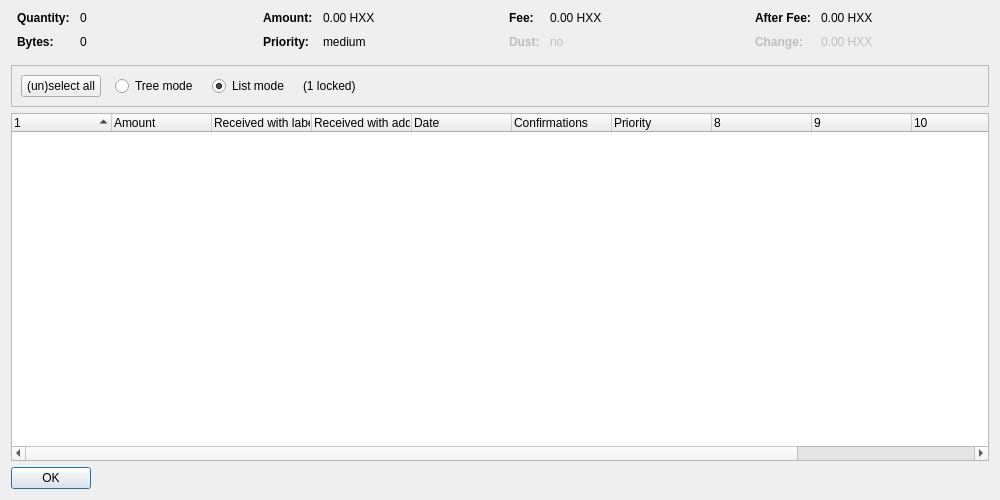
<?xml version="1.0" encoding="UTF-8"?>
<ui version="4.0">
 <class>CoinControlDialog</class>
 <widget class="QDialog" name="CoinControlDialog">
  <property name="geometry">
   <rect>
    <x>0</x>
    <y>0</y>
    <width>1000</width>
    <height>500</height>
   </rect>
  </property>
  <property name="windowTitle">
   <string>Coin Selection</string>
  </property>
  <layout class="QVBoxLayout" name="verticalLayout">
   <item>
    <layout class="QHBoxLayout" name="horizontalLayoutTop" stretch="0,0,0,0">
     <property name="topMargin">
      <number>0</number>
     </property>
     <property name="bottomMargin">
      <number>10</number>
     </property>
     <item>
      <layout class="QFormLayout" name="formLayoutCoinControl1">
       <property name="horizontalSpacing">
        <number>10</number>
       </property>
       <property name="verticalSpacing">
        <number>10</number>
       </property>
       <property name="leftMargin">
        <number>6</number>
       </property>
       <property name="rightMargin">
        <number>6</number>
       </property>
       <item row="0" column="0">
        <widget class="QLabel" name="labelCoinControlQuantityText">
         <property name="font">
          <font>
           <weight>75</weight>
           <bold>true</bold>
          </font>
         </property>
         <property name="text">
          <string>Quantity:</string>
         </property>
        </widget>
       </item>
       <item row="0" column="1">
        <widget class="QLabel" name="labelCoinControlQuantity">
         <property name="cursor">
          <cursorShape>IBeamCursor</cursorShape>
         </property>
         <property name="contextMenuPolicy">
          <enum>Qt::ActionsContextMenu</enum>
         </property>
         <property name="text">
          <string notr="true">0</string>
         </property>
         <property name="textInteractionFlags">
          <set>Qt::LinksAccessibleByMouse|Qt::TextSelectableByKeyboard|Qt::TextSelectableByMouse</set>
         </property>
        </widget>
       </item>
       <item row="1" column="0">
        <widget class="QLabel" name="labelCoinControlBytesText">
         <property name="font">
          <font>
           <weight>75</weight>
           <bold>true</bold>
          </font>
         </property>
         <property name="text">
          <string>Bytes:</string>
         </property>
        </widget>
       </item>
       <item row="1" column="1">
        <widget class="QLabel" name="labelCoinControlBytes">
         <property name="cursor">
          <cursorShape>IBeamCursor</cursorShape>
         </property>
         <property name="contextMenuPolicy">
          <enum>Qt::ActionsContextMenu</enum>
         </property>
         <property name="text">
          <string notr="true">0</string>
         </property>
         <property name="textInteractionFlags">
          <set>Qt::LinksAccessibleByMouse|Qt::TextSelectableByKeyboard|Qt::TextSelectableByMouse</set>
         </property>
        </widget>
       </item>
      </layout>
     </item>
     <item>
      <layout class="QFormLayout" name="formLayoutCoinControl2">
       <property name="horizontalSpacing">
        <number>10</number>
       </property>
       <property name="verticalSpacing">
        <number>10</number>
       </property>
       <property name="leftMargin">
        <number>6</number>
       </property>
       <property name="rightMargin">
        <number>6</number>
       </property>
       <item row="0" column="0">
        <widget class="QLabel" name="labelCoinControlAmountText">
         <property name="font">
          <font>
           <weight>75</weight>
           <bold>true</bold>
          </font>
         </property>
         <property name="text">
          <string>Amount:</string>
         </property>
        </widget>
       </item>
       <item row="0" column="1">
        <widget class="QLabel" name="labelCoinControlAmount">
         <property name="cursor">
          <cursorShape>IBeamCursor</cursorShape>
         </property>
         <property name="contextMenuPolicy">
          <enum>Qt::ActionsContextMenu</enum>
         </property>
         <property name="text">
          <string notr="true">0.00 HXX</string>
         </property>
         <property name="textInteractionFlags">
          <set>Qt::LinksAccessibleByMouse|Qt::TextSelectableByKeyboard|Qt::TextSelectableByMouse</set>
         </property>
        </widget>
       </item>
       <item row="1" column="0">
        <widget class="QLabel" name="labelCoinControlPriorityText">
         <property name="font">
          <font>
           <weight>75</weight>
           <bold>true</bold>
          </font>
         </property>
         <property name="text">
          <string>Priority:</string>
         </property>
        </widget>
       </item>
       <item row="1" column="1">
        <widget class="QLabel" name="labelCoinControlPriority">
         <property name="cursor">
          <cursorShape>IBeamCursor</cursorShape>
         </property>
         <property name="contextMenuPolicy">
          <enum>Qt::ActionsContextMenu</enum>
         </property>
         <property name="text">
          <string notr="true">medium</string>
         </property>
         <property name="textInteractionFlags">
          <set>Qt::LinksAccessibleByMouse|Qt::TextSelectableByKeyboard|Qt::TextSelectableByMouse</set>
         </property>
        </widget>
       </item>
      </layout>
     </item>
     <item>
      <layout class="QFormLayout" name="formLayoutCoinControl3">
       <property name="horizontalSpacing">
        <number>10</number>
       </property>
       <property name="verticalSpacing">
        <number>10</number>
       </property>
       <property name="leftMargin">
        <number>6</number>
       </property>
       <property name="rightMargin">
        <number>6</number>
       </property>
       <item row="0" column="0">
        <widget class="QLabel" name="labelCoinControlFeeText">
         <property name="font">
          <font>
           <weight>75</weight>
           <bold>true</bold>
          </font>
         </property>
         <property name="text">
          <string>Fee:</string>
         </property>
        </widget>
       </item>
       <item row="0" column="1">
        <widget class="QLabel" name="labelCoinControlFee">
         <property name="cursor">
          <cursorShape>IBeamCursor</cursorShape>
         </property>
         <property name="contextMenuPolicy">
          <enum>Qt::ActionsContextMenu</enum>
         </property>
         <property name="text">
          <string notr="true">0.00 HXX</string>
         </property>
         <property name="textInteractionFlags">
          <set>Qt::LinksAccessibleByMouse|Qt::TextSelectableByKeyboard|Qt::TextSelectableByMouse</set>
         </property>
        </widget>
       </item>
       <item row="1" column="0">
        <widget class="QLabel" name="labelCoinControlLowOutputText">
         <property name="enabled">
          <bool>false</bool>
         </property>
         <property name="font">
          <font>
           <weight>75</weight>
           <bold>true</bold>
          </font>
         </property>
         <property name="text">
          <string>Dust:</string>
         </property>
        </widget>
       </item>
       <item row="1" column="1">
        <widget class="QLabel" name="labelCoinControlLowOutput">
         <property name="enabled">
          <bool>false</bool>
         </property>
         <property name="cursor">
          <cursorShape>IBeamCursor</cursorShape>
         </property>
         <property name="contextMenuPolicy">
          <enum>Qt::ActionsContextMenu</enum>
         </property>
         <property name="text">
          <string notr="true">no</string>
         </property>
         <property name="textInteractionFlags">
          <set>Qt::LinksAccessibleByMouse|Qt::TextSelectableByKeyboard|Qt::TextSelectableByMouse</set>
         </property>
        </widget>
       </item>
      </layout>
     </item>
     <item>
      <layout class="QFormLayout" name="formLayoutCoinControl4">
       <property name="horizontalSpacing">
        <number>10</number>
       </property>
       <property name="verticalSpacing">
        <number>10</number>
       </property>
       <property name="leftMargin">
        <number>6</number>
       </property>
       <property name="rightMargin">
        <number>6</number>
       </property>
       <item row="0" column="0">
        <widget class="QLabel" name="labelCoinControlAfterFeeText">
         <property name="font">
          <font>
           <weight>75</weight>
           <bold>true</bold>
          </font>
         </property>
         <property name="text">
          <string>After Fee:</string>
         </property>
        </widget>
       </item>
       <item row="0" column="1">
        <widget class="QLabel" name="labelCoinControlAfterFee">
         <property name="cursor">
          <cursorShape>IBeamCursor</cursorShape>
         </property>
         <property name="contextMenuPolicy">
          <enum>Qt::ActionsContextMenu</enum>
         </property>
         <property name="text">
          <string notr="true">0.00 HXX</string>
         </property>
         <property name="textInteractionFlags">
          <set>Qt::LinksAccessibleByMouse|Qt::TextSelectableByKeyboard|Qt::TextSelectableByMouse</set>
         </property>
        </widget>
       </item>
       <item row="1" column="0">
        <widget class="QLabel" name="labelCoinControlChangeText">
         <property name="enabled">
          <bool>false</bool>
         </property>
         <property name="font">
          <font>
           <weight>75</weight>
           <bold>true</bold>
          </font>
         </property>
         <property name="text">
          <string>Change:</string>
         </property>
        </widget>
       </item>
       <item row="1" column="1">
        <widget class="QLabel" name="labelCoinControlChange">
         <property name="enabled">
          <bool>false</bool>
         </property>
         <property name="cursor">
          <cursorShape>IBeamCursor</cursorShape>
         </property>
         <property name="contextMenuPolicy">
          <enum>Qt::ActionsContextMenu</enum>
         </property>
         <property name="text">
          <string notr="true">0.00 HXX</string>
         </property>
         <property name="textInteractionFlags">
          <set>Qt::LinksAccessibleByMouse|Qt::TextSelectableByKeyboard|Qt::TextSelectableByMouse</set>
         </property>
        </widget>
       </item>
      </layout>
     </item>
    </layout>
   </item>
   <item>
    <widget class="QFrame" name="frame">
     <property name="minimumSize">
      <size>
       <width>0</width>
       <height>40</height>
      </size>
     </property>
     <property name="frameShape">
      <enum>QFrame::StyledPanel</enum>
     </property>
     <property name="frameShadow">
      <enum>QFrame::Sunken</enum>
     </property>
     <layout class="QHBoxLayout" name="horizontalLayout">
      <item>
       <layout class="QHBoxLayout" name="horizontalLayoutPanel" stretch="0,0,0,0,0">
        <property name="spacing">
         <number>14</number>
        </property>
        <item>
         <widget class="QPushButton" name="pushButtonSelectAll">
          <property name="sizePolicy">
           <sizepolicy hsizetype="Maximum" vsizetype="Fixed">
            <horstretch>0</horstretch>
            <verstretch>0</verstretch>
           </sizepolicy>
          </property>
          <property name="text">
           <string>(un)select all</string>
          </property>
          <property name="autoDefault">
           <bool>false</bool>
          </property>
         </widget>
        </item>
        <item>
         <widget class="QRadioButton" name="radioTreeMode">
          <property name="sizePolicy">
           <sizepolicy hsizetype="Maximum" vsizetype="Fixed">
            <horstretch>0</horstretch>
            <verstretch>0</verstretch>
           </sizepolicy>
          </property>
          <property name="text">
           <string>Tree mode</string>
          </property>
         </widget>
        </item>
        <item>
         <widget class="QRadioButton" name="radioListMode">
          <property name="sizePolicy">
           <sizepolicy hsizetype="Maximum" vsizetype="Fixed">
            <horstretch>0</horstretch>
            <verstretch>0</verstretch>
           </sizepolicy>
          </property>
          <property name="text">
           <string>List mode</string>
          </property>
          <property name="checked">
           <bool>true</bool>
          </property>
         </widget>
        </item>
        <item>
         <widget class="QLabel" name="labelLocked">
          <property name="text">
           <string notr="true">(1 locked)</string>
          </property>
         </widget>
        </item>
        <item>
         <spacer name="horizontalSpacer">
          <property name="orientation">
           <enum>Qt::Horizontal</enum>
          </property>
          <property name="sizeHint" stdset="0">
           <size>
            <width>40</width>
            <height>20</height>
           </size>
          </property>
         </spacer>
        </item>
       </layout>
      </item>
     </layout>
    </widget>
   </item>
   <item>
    <widget class="CoinControlTreeWidget" name="treeWidget">
     <property name="contextMenuPolicy">
      <enum>Qt::CustomContextMenu</enum>
     </property>
     <property name="sortingEnabled">
      <bool>false</bool>
     </property>
     <property name="columnCount">
      <number>12</number>
     </property>
     <attribute name="headerShowSortIndicator" stdset="0">
      <bool>true</bool>
     </attribute>
     <attribute name="headerStretchLastSection">
      <bool>false</bool>
     </attribute>
     <column>
      <property name="text">
       <string/>
      </property>
     </column>
     <column>
      <property name="text">
       <string>Amount</string>
      </property>
     </column>
     <column>
      <property name="text">
       <string>Received with label</string>
      </property>
     </column>
     <column>
      <property name="text">
       <string>Received with address</string>
      </property>
     </column>
     <column>
      <property name="text">
       <string>Date</string>
      </property>
     </column>
     <column>
      <property name="text">
       <string>Confirmations</string>
      </property>
      <property name="toolTip">
       <string>Confirmed</string>
      </property>
     </column>
     <column>
      <property name="text">
       <string>Priority</string>
      </property>
     </column>
     <column>
      <property name="text">
       <string/>
      </property>
     </column>
     <column>
      <property name="text">
       <string/>
      </property>
     </column>
     <column>
      <property name="text">
       <string/>
      </property>
     </column>
     <column>
      <property name="text">
       <string/>
      </property>
     </column>
     <column>
      <property name="text">
       <string/>
      </property>
     </column>
    </widget>
   </item>
   <item>
    <widget class="QDialogButtonBox" name="buttonBox">
     <property name="sizePolicy">
      <sizepolicy hsizetype="Maximum" vsizetype="Fixed">
       <horstretch>0</horstretch>
       <verstretch>0</verstretch>
      </sizepolicy>
     </property>
     <property name="orientation">
      <enum>Qt::Horizontal</enum>
     </property>
     <property name="standardButtons">
      <set>QDialogButtonBox::Ok</set>
     </property>
    </widget>
   </item>
  </layout>
 </widget>
 <customwidgets>
  <customwidget>
   <class>CoinControlTreeWidget</class>
   <extends>QTreeWidget</extends>
   <header>coincontroltreewidget.h</header>
  </customwidget>
 </customwidgets>
 <resources/>
 <connections/>
</ui>
